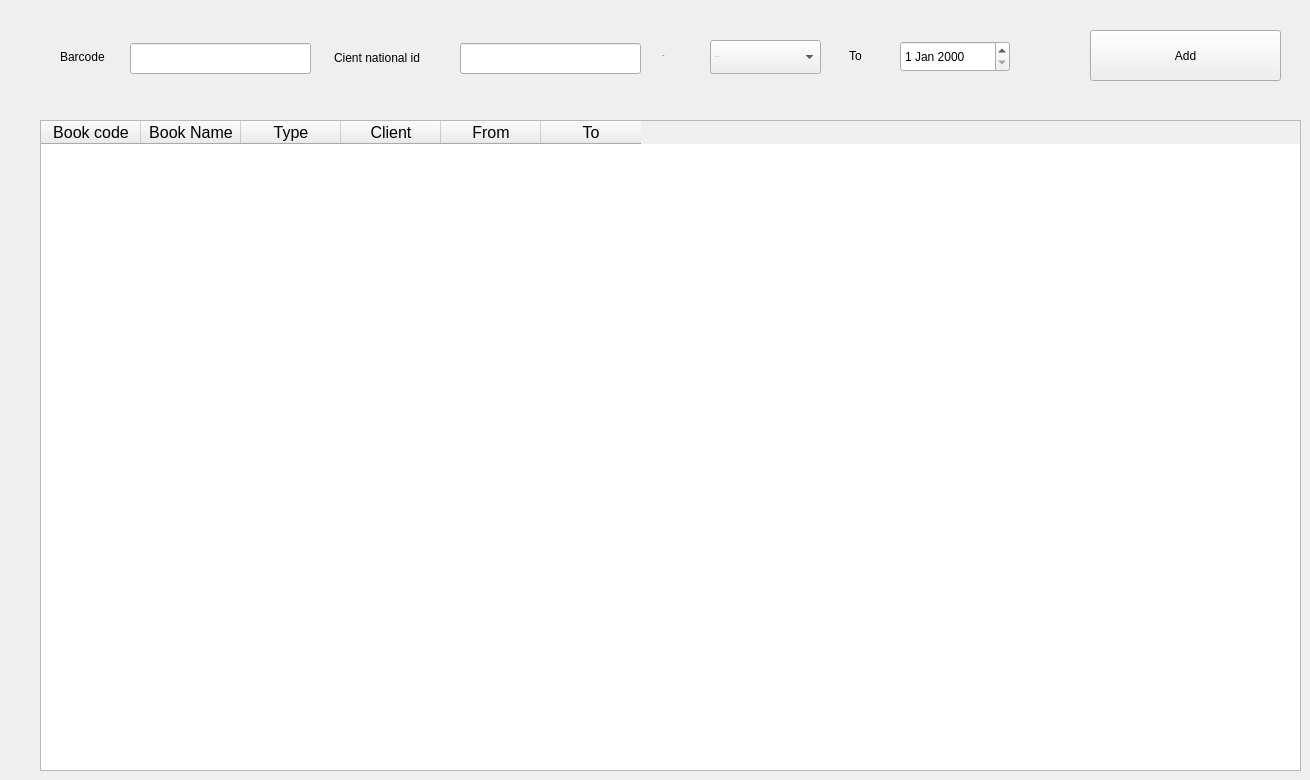
    <widget class="QWidget" name="today_tab">
     <attribute name="title">
      <string>Tab 1</string>
     </attribute>
     <widget class="QComboBox" name="todaybooktype_combo">
      <property name="geometry">
       <rect>
        <x>710</x>
        <y>40</y>
        <width>111</width>
        <height>34</height>
       </rect>
      </property>
      <property name="font">
       <font>
        <pointsize>-1</pointsize>
       </font>
      </property>
      <property name="cursor">
       <cursorShape>PointingHandCursor</cursorShape>
      </property>
      <item>
       <property name="text">
        <string>--------------</string>
       </property>
      </item>
      <item>
       <property name="text">
        <string>Rent</string>
       </property>
      </item>
      <item>
       <property name="text">
        <string>Retrieve</string>
       </property>
      </item>
     </widget>
     <widget class="QTableWidget" name="tableWidget">
      <property name="geometry">
       <rect>
        <x>40</x>
        <y>120</y>
        <width>1261</width>
        <height>651</height>
       </rect>
      </property>
      <column>
       <property name="text">
        <string>Book code</string>
       </property>
       <property name="font">
        <font>
         <pointsize>12</pointsize>
        </font>
       </property>
       <property name="textAlignment">
        <set>AlignCenter</set>
       </property>
      </column>
      <column>
       <property name="text">
        <string>Book Name</string>
       </property>
       <property name="font">
        <font>
         <pointsize>12</pointsize>
        </font>
       </property>
       <property name="textAlignment">
        <set>AlignCenter</set>
       </property>
      </column>
      <column>
       <property name="text">
        <string>Type</string>
       </property>
       <property name="font">
        <font>
         <pointsize>12</pointsize>
        </font>
       </property>
       <property name="textAlignment">
        <set>AlignCenter</set>
       </property>
      </column>
      <column>
       <property name="text">
        <string>Client</string>
       </property>
       <property name="font">
        <font>
         <pointsize>12</pointsize>
        </font>
       </property>
       <property name="textAlignment">
        <set>AlignCenter</set>
       </property>
      </column>
      <column>
       <property name="text">
        <string>From</string>
       </property>
       <property name="font">
        <font>
         <pointsize>12</pointsize>
        </font>
       </property>
       <property name="textAlignment">
        <set>AlignCenter</set>
       </property>
      </column>
      <column>
       <property name="text">
        <string>To</string>
       </property>
       <property name="font">
        <font>
         <pointsize>12</pointsize>
        </font>
       </property>
       <property name="textAlignment">
        <set>AlignCenter</set>
       </property>
      </column>
     </widget>
     <widget class="QLabel" name="label_2">
      <property name="geometry">
       <rect>
        <x>662</x>
        <y>40</y>
        <width>41</width>
        <height>31</height>
       </rect>
      </property>
      <property name="font">
       <font>
        <pointsize>-1</pointsize>
       </font>
      </property>
      <property name="text">
       <string> Type</string>
      </property>
     </widget>
     <widget class="QLineEdit" name="todaybooktitle_line">
      <property name="geometry">
       <rect>
        <x>130</x>
        <y>43</y>
        <width>181</width>
        <height>31</height>
       </rect>
      </property>
      <property name="font">
       <font>
        <pointsize>-1</pointsize>
       </font>
      </property>
      <property name="placeholderText">
       <string/>
      </property>
     </widget>
     <widget class="QPushButton" name="todayadd_btn">
      <property name="geometry">
       <rect>
        <x>1090</x>
        <y>30</y>
        <width>191</width>
        <height>51</height>
       </rect>
      </property>
      <property name="cursor">
       <cursorShape>PointingHandCursor</cursorShape>
      </property>
      <property name="text">
       <string>Add</string>
      </property>
      <property name="icon">
       <iconset resource="file.qrc">
        <normaloff>:/photos/add (1).png</normaloff>:/photos/add (1).png</iconset>
      </property>
      <property name="iconSize">
       <size>
        <width>30</width>
        <height>30</height>
       </size>
      </property>
     </widget>
     <widget class="QLabel" name="label_44">
      <property name="geometry">
       <rect>
        <x>60</x>
        <y>49</y>
        <width>61</width>
        <height>16</height>
       </rect>
      </property>
      <property name="text">
       <string>Barcode</string>
      </property>
     </widget>
     <widget class="QLabel" name="label_45">
      <property name="geometry">
       <rect>
        <x>334</x>
        <y>50</y>
        <width>121</width>
        <height>16</height>
       </rect>
      </property>
      <property name="text">
       <string>Cient national id </string>
      </property>
     </widget>
     <widget class="QLineEdit" name="lineEdit_2">
      <property name="geometry">
       <rect>
        <x>460</x>
        <y>43</y>
        <width>181</width>
        <height>31</height>
       </rect>
      </property>
     </widget>
     <widget class="QLabel" name="label_51">
      <property name="geometry">
       <rect>
        <x>849</x>
        <y>40</y>
        <width>47</width>
        <height>31</height>
       </rect>
      </property>
      <property name="text">
       <string>To</string>
      </property>
     </widget>
     <widget class="QDateEdit" name="dateEdit">
      <property name="geometry">
       <rect>
        <x>900</x>
        <y>41</y>
        <width>110</width>
        <height>31</height>
       </rect>
      </property>
     </widget>
    </widget>
